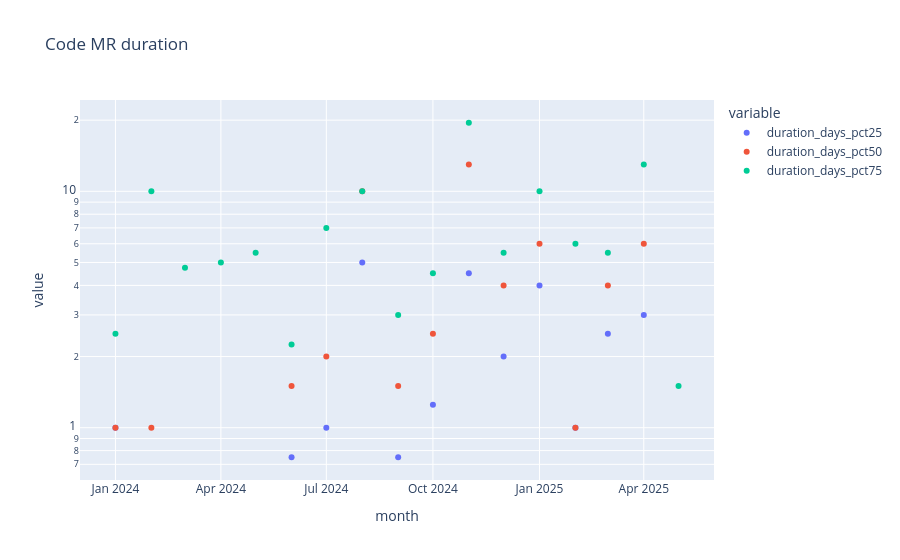

Notebook cell for this chart:
### Code cell
px.scatter(user_mrs_duration(gitlab_user).toPandas(),x='month',y=['duration_days_pct25','duration_days_pct50','duration_days_pct75'], log_y=True,title='Code MR duration')

### Figure 1 — Plotly figure (JSON) as saved in the notebook; plotly's stock layout.template omitted (floating-point values rounded to 4 significant figures)
{"data": [{"hovertemplate": "variable=duration_days_pct25<br>month=%{x}<br>value=%{y}<extra></extra>", "legendgroup": "duration_days_pct25", "marker": {"color": "#636efa", "symbol": "circle"}, "mode": "markers", "name": "duration_days_pct25", "orientation": "v", "showlegend": true, "type": "scatter", "x": ["2024-10-01T00:00:00.000000000", "2025-01-01T00:00:00.000000000", "2024-11-01T00:00:00.000000000", "2024-02-01T00:00:00.000000000", "2024-08-01T00:00:00.000000000", "2024-12-01T00:00:00.000000000", "2025-04-01T00:00:00.000000000", "2025-02-01T00:00:00.000000000", "2024-04-01T00:00:00.000000000", "2024-03-01T00:00:00.000000000", "2024-07-01T00:00:00.000000000", "2024-05-01T00:00:00.000000000", "2025-03-01T00:00:00.000000000", "2024-06-01T00:00:00.000000000", "2025-05-01T00:00:00.000000000", "2024-01-01T00:00:00.000000000", "2024-09-01T00:00:00.000000000"], "xaxis": "x", "y": [1.25, 4.0, 4.5, 0.0, 5.0, 2.0, 3.0, 1.0, 0.0, 0.0, 1.0, 0.0, 2.5, 0.75, 0.0, 1.0, 0.75], "yaxis": "y"}, {"hovertemplate": "variable=duration_days_pct50<br>month=%{x}<br>value=%{y}<extra></extra>", "legendgroup": "duration_days_pct50", "marker": {"color": "#EF553B", "symbol": "circle"}, "mode": "markers", "name": "duration_days_pct50", "orientation": "v", "showlegend": true, "type": "scatter", "x": ["2024-10-01T00:00:00.000000000", "2025-01-01T00:00:00.000000000", "2024-11-01T00:00:00.000000000", "2024-02-01T00:00:00.000000000", "2024-08-01T00:00:00.000000000", "2024-12-01T00:00:00.000000000", "2025-04-01T00:00:00.000000000", "2025-02-01T00:00:00.000000000", "2024-04-01T00:00:00.000000000", "2024-03-01T00:00:00.000000000", "2024-07-01T00:00:00.000000000", "2024-05-01T00:00:00.000000000", "2025-03-01T00:00:00.000000000", "2024-06-01T00:00:00.000000000", "2025-05-01T00:00:00.000000000", "2024-01-01T00:00:00.000000000", "2024-09-01T00:00:00.000000000"], "xaxis": "x", "y": [2.5, 6.0, 13.0, 1.0, 10.0, 4.0, 6.0, 1.0, 0.0, 0.0, 2.0, 0.0, 4.0, 1.5, 0.0, 1.0, 1.5], "yaxis": "y"}, {"hovertemplate": "variable=duration_days_pct75<br>month=%{x}<br>value=%{y}<extra></extra>", "legendgroup": "duration_days_pct75", "marker": {"color": "#00cc96", "symbol": "circle"}, "mode": "markers", "name": "duration_days_pct75", "orientation": "v", "showlegend": true, "type": "scatter", "x": ["2024-10-01T00:00:00.000000000", "2025-01-01T00:00:00.000000000", "2024-11-01T00:00:00.000000000", "2024-02-01T00:00:00.000000000", "2024-08-01T00:00:00.000000000", "2024-12-01T00:00:00.000000000", "2025-04-01T00:00:00.000000000", "2025-02-01T00:00:00.000000000", "2024-04-01T00:00:00.000000000", "2024-03-01T00:00:00.000000000", "2024-07-01T00:00:00.000000000", "2024-05-01T00:00:00.000000000", "2025-03-01T00:00:00.000000000", "2024-06-01T00:00:00.000000000", "2025-05-01T00:00:00.000000000", "2024-01-01T00:00:00.000000000", "2024-09-01T00:00:00.000000000"], "xaxis": "x", "y": [4.5, 10.0, 19.5, 10.0, 10.0, 5.5, 13.0, 6.0, 5.0, 4.75, 7.0, 5.5, 5.5, 2.25, 1.5, 2.5, 3.0], "yaxis": "y"}], "layout": {"legend": {"title": {"text": "variable"}, "tracegroupgap": 0}, "title": {"text": "Code MR duration"}, "xaxis": {"anchor": "y", "domain": [0, 1], "title": {"text": "month"}}, "yaxis": {"anchor": "x", "domain": [0, 1], "title": {"text": "value"}, "type": "log"}}}
